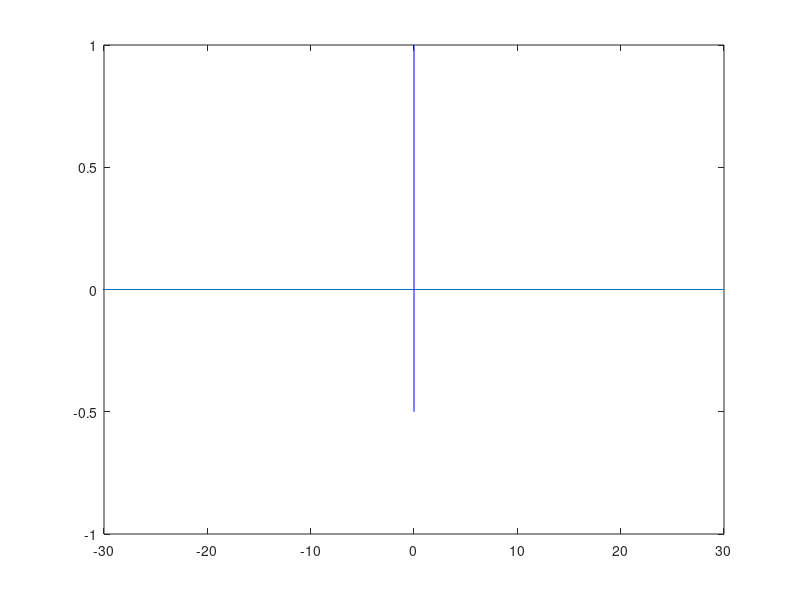

Source code (MATLAB): (Note: this script raises an error after producing the figure.)
%  up(1)=0;down(1)=-10;left(1)=-20;right(1)=20;
clear all
global mu q0 epsilon L
mu=0;q0=1;epsilon=0.1;L=2;
% mu=0,eps=0.1,虚轴13个单根。eps=0.01，虚轴127个
%% 上半平面
up(1)=1.1;down(1)=0.1;left(1)=-1.1;right(1)=1.3;
figure(1)
plot([-30,30],[0,0],[0,0],[-0.5,1],'blue')
hold on 
eigvalue=find_eigenvalue(up,down,left,right);
plot(real(eigvalue),imag(eigvalue),'o')
%% 下半平面 从-10到10
up(1)=0.1;down(1)=-1.12;left(1)=-10.1;right(1)=0.1;
eig=find_eigenvalue(up,down,left,right);
eigvalue=[eigvalue,eig];
plot(real(eigvalue),imag(eigvalue),'o')


up(1)=0.1;down(1)=-1.1;left(1)=-0.1;right(1)=10.1;
eig=find_eigenvalue(up,down,left,right);
eigvalue=[eigvalue,eig];
plot(real(eigvalue),imag(eigvalue),'o')

%% 下半平面 从-20到-10
up(1)=0.12;down(1)=-1.12;left(1)=-20.01;right(1)=-10.11;
eig=find_eigenvalue(up,down,left,right);
eigvalue=[eigvalue,eig];
plot(real(eigvalue),imag(eigvalue),'o')

%% 下半平面 从-30到-20
up(1)=0.1;down(1)=-10;left(1)=-30.1;right(1)=-20.1;
eig=find_eigenvalue(up,down,left,right);
eigvalue=[eigvalue,eig];
plot(real(eigvalue),imag(eigvalue),'o')

%% 下半平面 从10到20
up(1)=0.1;down(1)=-1;left(1)=10.1;right(1)=20.1;
eig=find_eigenvalue(up,down,left,right);
eigvalue=[eigvalue,eig];
plot(real(eigvalue),imag(eigvalue),'o')

%% 下半平面 从20到30
up(1)=0.1;down(1)=-10;left(1)=20.1;right(1)=30.1;
eig=find_eigenvalue(up,down,left,right);
eigvalue=[eigvalue,eig];
plot(real(eigvalue),imag(eigvalue),'o')

save('eig1','eigvalue')
